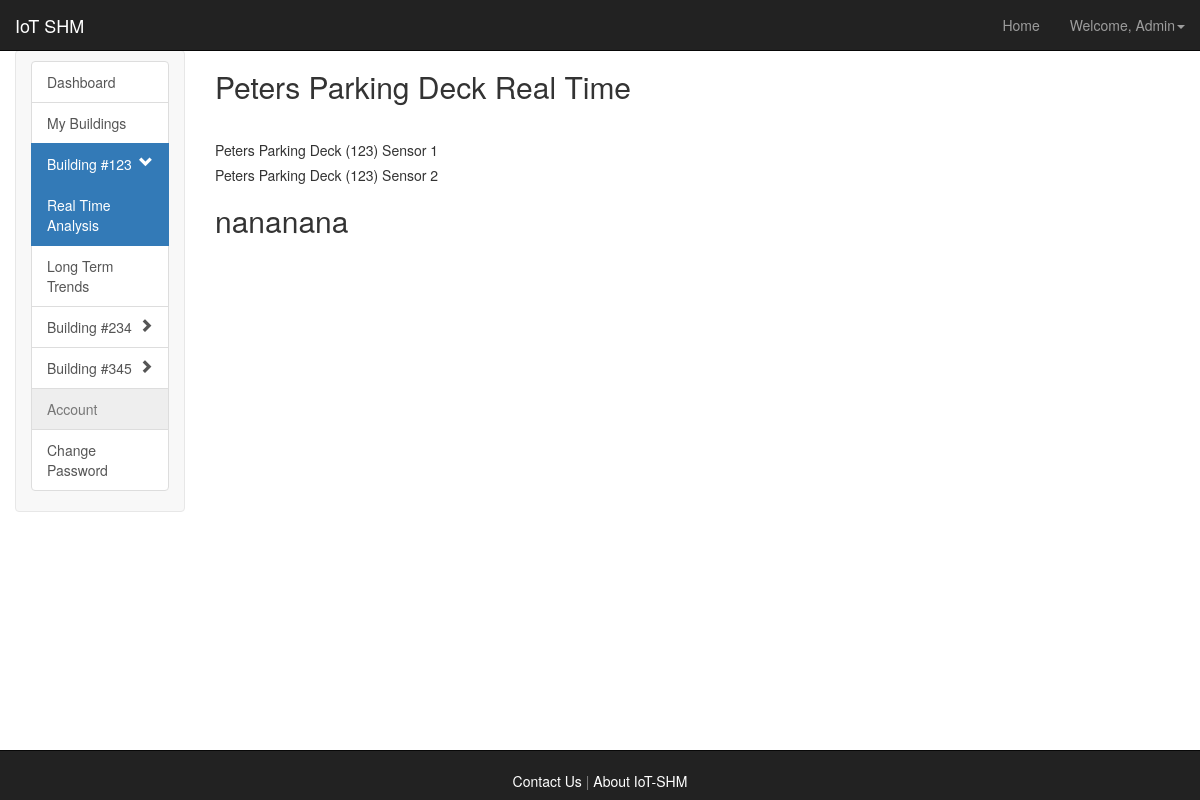
/iotshm/dashboard/123/real_time/ (signed in), run on the app's committed database.
### iotshm_dashboard/models.py (models this page shows, shortened)
class Building(models.Model):
    manager = models.ForeignKey(User)
    number = models.IntegerField(primary_key=True)
    name = models.CharField(max_length=300)
    address = models.CharField(max_length=300)
    city = models.CharField(max_length=100)
    state = USStateField()
    zipcode = models.IntegerField(max_length=5)
    def __str__(self):
        return "%s (%d)" % (self.name, self.number)

class Sensor(models.Model):
    building = models.ForeignKey(Building)
    id = models.IntegerField(primary_key=True)  # AutoField?
    class Meta:
        managed = True
        db_table = 'Sensor'

### iotshm_dashboard/views.py (the view)
# urls.py: url(r'^dashboard/(?P<building_num>\d+)/real_time/$', views.real_time, name='real_time'),
@login_required
def real_time(request, building_num):
    context = RequestContext(request)
    curr_building = Building.objects.get(number=building_num)
    if request.user.username == 'admin':
        data = {'sensors':Sensor.objects.filter(building=curr_building),
                'curr_building':curr_building,
                'buildings':Building.objects.all()}
    else:
        data = {'sensors':Sensor.objects.filter(building=curr_building),
                'curr_building':curr_building,
                'buildings':Building.objects.filter(manager=request.user)}
    return render_to_response('iotshm_dashboard/real_time.html', data, context)

### templates/iotshm_dashboard/real_time.html (shortened to what this page needs)
{% extends 'general/sidebar.html' %}
{% load bootstrap3 %}
{% load static %}
{% block nextto_sidebar %}
    <h2>{{curr_building.name}} Real Time</h2></br>
    {% for s in sensors %}
        <h5>{{ s.building }} Sensor {{ s.id }}</h5>
    {% endfor %}
    <div id="testing">
    <h2>nananana</h2>
    </div>
{% endblock %}

### templates/general/sidebar.html (shortened to what this page needs)
{% extends 'general/header_footer.html' %}
{% load bootstrap3 %}
{% block inside_headerfooter %}
    <div class="col-lg-2 col-md-3 col-sm-3 sidebar-nav">
      <div class="navbar navbar-default" role="navigation">
        <div class="sidebar navbar-collapse collapse sidebar-navbar-collapse">
          <div class="list-group">
              {% url 'iotshm_dashboard:dashboard' as dashboard %}
              {% url 'iotshm_dashboard:change_password' as change_password %}
              {% url 'iotshm_dashboard:my_buildings' as my_buildings %}
              <a
                  class="list-group-item{% if request.path == dashboard %} active{% endif %}"
                  href="{{ dashboard }}">Dashboard
              </a>
              <a type="button"
                  class="list-group-item{% if request.path == my_buildings %} active{% endif %}"
                  href="{{ my_buildings }}">My Buildings
              </a>
              {% for building in buildings %}
                  {% url 'iotshm_dashboard:real_time' building.number as real_time %}
                  {% url 'iotshm_dashboard:building_info' building.number as building_info %}
                  {% url 'iotshm_dashboard:long_term' building.number as long_term %}
                  <a
                      class="list-group-item{% if building == curr_building %} active{% endif %}"
                      {% if building == curr_building %}id = "active_building"{% endif %} value="{{ curr_building.number }}"
                      href="{{ building_info }}">Building #{{ building.number }}
                      <span class="pull-right glyphicon glyphicon-chevron-{% if building == curr_building %}down{% else %}right{% endif %}"></span>
                  </a>
                  {% if request.path == real_time or request.path == long_term or request.path == building_info %}
                      {% if building == curr_building %}
                      <a
                          class="list-group-item{% if request.path == real_time %} active{% endif %}"
                          href="{{ real_time }}">Real Time Analysis
                      </a>
                      <a
                          class="list-group-item{% if request.path == long_term %} active{% endif %}"
                          href="{{ long_term }}">Long Term Trends
                      </a>
                      {% endif %}
                  {% endif %}
              {% endfor %}
              <a type="button"  href="" class="list-group-item disabled">Account</a>
              <a
                  class="list-group-item{% if request.path == change_password %} active{% endif %}"
                  href="{{ change_password }}">Change Password
              </a>
          </div>
        </div>
      </div>
    </div>
    <div class="col-lg-10 col-md-9 col-sm-9" style="height:100%;background-color:rgba(255, 255, 255, 0.5)">
        {% block nextto_sidebar %}{% endblock %}
    </div>
{% endblock %}

### templates/general/header_footer.html (shortened to what this page needs)
{% load bootstrap3 %}
{% bootstrap_css %}
<html>
    <link href="{{ STATIC_URL }}style.css" rel="stylesheet" type="text/css"/>
    <body class="page-container" id="bgsplashcontainer">
        <div class="navbar navbar-inverse navbar-fixed-top" role="navigation">
            <div class="container-fluid">
                <div class="navbar-header">
                    <a class="navbar-brand" href="/iotshm/aboutiotshm/">IoT SHM</a>
                </div>
                <div class="navbar-collapse collapse" id="navbar-collapse collapse">
                    <ul class="nav navbar-nav navbar-right">
                        {% if user.is_authenticated %}
                            <li><a href="/iotshm/dashboard/">Home</a></li>
                            <li class="dropdown">
                                <a class="dropdown-toggle" data-toggle="dropdown" href="#">Welcome, {{ user.first_name|capfirst }}<span class="caret"></span></a>
                            </li>
                        {% else %}
                            <li><a href="/iotshm/">Home</a></li>
                            <li><a href="/iotshm/login/">Login</a></li>
                        {% endif %}
                    </ul>
                </div>
            </div>
        </div>
        {% block inside_headerfooter %}{% endblock %}
        <div align="center" class="navbar navbar-inverse navbar-fixed-bottom">
            </br><a align="left" href="/iotshm/contact/" style="color:white">Contact Us</a>
            <p style="display:inline; color:gray">   |   </p>
            <a align="right" href="/iotshm/aboutiotshm/" style="color:white">About IoT-SHM</a>
        </div>
    </body>
</html>

### iotshm_dashboard/static/style.css (style rules this page uses)
#bgsplashcontainer { background-image:url("img/tower.jpeg"); background-repeat:no-repeat; background-size: cover; }

### templates/general/header_footer.html (style rules this page uses)
body { padding-top: 50px; padding-bottom: 50px; }

### data on the page
Building: number "123", name "Peters Parking Deck"
Building: number "234"
Building: number "345"
Sensor: building "Peters Parking Deck (123)", id "1"
Sensor: building "Peters Parking Deck (123)", id "2"

### other printed values
{{ user.first_name|capfirst }} "Admin"
